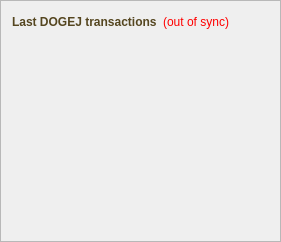
      <widget class="QFrame" name="frame_2">
       <property name="frameShape">
        <enum>QFrame::StyledPanel</enum>
       </property>
       <property name="frameShadow">
        <enum>QFrame::Raised</enum>
       </property>
       <layout class="QVBoxLayout" name="verticalLayout">
        <item>
         <layout class="QHBoxLayout" name="horizontalLayout_2">
          <item>
           <widget class="QLabel" name="label_4">
            <property name="palette">
             <palette>
              <active>
               <colorrole role="WindowText">
                <brush brushstyle="SolidPattern">
                 <color alpha="255">
                  <red>85</red>
                  <green>70</green>
                  <blue>32</blue>
                 </color>
                </brush>
               </colorrole>
               <colorrole role="Button">
                <brush brushstyle="SolidPattern">
                 <color alpha="255">
                  <red>85</red>
                  <green>70</green>
                  <blue>32</blue>
                 </color>
                </brush>
               </colorrole>
               <colorrole role="Light">
                <brush brushstyle="SolidPattern">
                 <color alpha="255">
                  <red>127</red>
                  <green>105</green>
                  <blue>48</blue>
                 </color>
                </brush>
               </colorrole>
               <colorrole role="Midlight">
                <brush brushstyle="SolidPattern">
                 <color alpha="255">
                  <red>106</red>
                  <green>87</green>
                  <blue>40</blue>
                 </color>
                </brush>
               </colorrole>
               <colorrole role="Dark">
                <brush brushstyle="SolidPattern">
                 <color alpha="255">
                  <red>42</red>
                  <green>35</green>
                  <blue>16</blue>
                 </color>
                </brush>
               </colorrole>
               <colorrole role="Mid">
                <brush brushstyle="SolidPattern">
                 <color alpha="255">
                  <red>56</red>
                  <green>46</green>
                  <blue>21</blue>
                 </color>
                </brush>
               </colorrole>
               <colorrole role="Text">
                <brush brushstyle="SolidPattern">
                 <color alpha="255">
                  <red>85</red>
                  <green>70</green>
                  <blue>32</blue>
                 </color>
                </brush>
               </colorrole>
               <colorrole role="BrightText">
                <brush brushstyle="SolidPattern">
                 <color alpha="255">
                  <red>255</red>
                  <green>255</green>
                  <blue>255</blue>
                 </color>
                </brush>
               </colorrole>
               <colorrole role="ButtonText">
                <brush brushstyle="SolidPattern">
                 <color alpha="255">
                  <red>255</red>
                  <green>255</green>
                  <blue>255</blue>
                 </color>
                </brush>
               </colorrole>
               <colorrole role="Base">
                <brush brushstyle="SolidPattern">
                 <color alpha="255">
                  <red>0</red>
                  <green>0</green>
                  <blue>0</blue>
                 </color>
                </brush>
               </colorrole>
               <colorrole role="Window">
                <brush brushstyle="SolidPattern">
                 <color alpha="255">
                  <red>85</red>
                  <green>70</green>
                  <blue>32</blue>
                 </color>
                </brush>
               </colorrole>
               <colorrole role="Shadow">
                <brush brushstyle="SolidPattern">
                 <color alpha="255">
                  <red>0</red>
                  <green>0</green>
                  <blue>0</blue>
                 </color>
                </brush>
               </colorrole>
               <colorrole role="AlternateBase">
                <brush brushstyle="SolidPattern">
                 <color alpha="255">
                  <red>42</red>
                  <green>35</green>
                  <blue>16</blue>
                 </color>
                </brush>
               </colorrole>
               <colorrole role="ToolTipBase">
                <brush brushstyle="SolidPattern">
                 <color alpha="255">
                  <red>255</red>
                  <green>255</green>
                  <blue>220</blue>
                 </color>
                </brush>
               </colorrole>
               <colorrole role="ToolTipText">
                <brush brushstyle="SolidPattern">
                 <color alpha="255">
                  <red>0</red>
                  <green>0</green>
                  <blue>0</blue>
                 </color>
                </brush>
               </colorrole>
              </active>
              <inactive>
               <colorrole role="WindowText">
                <brush brushstyle="SolidPattern">
                 <color alpha="255">
                  <red>85</red>
                  <green>70</green>
                  <blue>32</blue>
                 </color>
                </brush>
               </colorrole>
               <colorrole role="Button">
                <brush brushstyle="SolidPattern">
                 <color alpha="255">
                  <red>85</red>
                  <green>70</green>
                  <blue>32</blue>
                 </color>
                </brush>
               </colorrole>
               <colorrole role="Light">
                <brush brushstyle="SolidPattern">
                 <color alpha="255">
                  <red>127</red>
                  <green>105</green>
                  <blue>48</blue>
                 </color>
                </brush>
               </colorrole>
               <colorrole role="Midlight">
                <brush brushstyle="SolidPattern">
                 <color alpha="255">
                  <red>106</red>
                  <green>87</green>
                  <blue>40</blue>
                 </color>
                </brush>
               </colorrole>
               <colorrole role="Dark">
                <brush brushstyle="SolidPattern">
                 <color alpha="255">
                  <red>42</red>
                  <green>35</green>
                  <blue>16</blue>
                 </color>
                </brush>
               </colorrole>
               <colorrole role="Mid">
                <brush brushstyle="SolidPattern">
                 <color alpha="255">
                  <red>56</red>
                  <green>46</green>
                  <blue>21</blue>
                 </color>
                </brush>
               </colorrole>
               <colorrole role="Text">
                <brush brushstyle="SolidPattern">
                 <color alpha="255">
                  <red>85</red>
                  <green>70</green>
                  <blue>32</blue>
                 </color>
                </brush>
               </colorrole>
               <colorrole role="BrightText">
                <brush brushstyle="SolidPattern">
                 <color alpha="255">
                  <red>255</red>
                  <green>255</green>
                  <blue>255</blue>
                 </color>
                </brush>
               </colorrole>
               <colorrole role="ButtonText">
                <brush brushstyle="SolidPattern">
                 <color alpha="255">
                  <red>255</red>
                  <green>255</green>
                  <blue>255</blue>
                 </color>
                </brush>
               </colorrole>
               <colorrole role="Base">
                <brush brushstyle="SolidPattern">
                 <color alpha="255">
                  <red>0</red>
                  <green>0</green>
                  <blue>0</blue>
                 </color>
                </brush>
               </colorrole>
               <colorrole role="Window">
                <brush brushstyle="SolidPattern">
                 <color alpha="255">
                  <red>85</red>
                  <green>70</green>
                  <blue>32</blue>
                 </color>
                </brush>
               </colorrole>
               <colorrole role="Shadow">
                <brush brushstyle="SolidPattern">
                 <color alpha="255">
                  <red>0</red>
                  <green>0</green>
                  <blue>0</blue>
                 </color>
                </brush>
               </colorrole>
               <colorrole role="AlternateBase">
                <brush brushstyle="SolidPattern">
                 <color alpha="255">
                  <red>42</red>
                  <green>35</green>
                  <blue>16</blue>
                 </color>
                </brush>
               </colorrole>
               <colorrole role="ToolTipBase">
                <brush brushstyle="SolidPattern">
                 <color alpha="255">
                  <red>255</red>
                  <green>255</green>
                  <blue>220</blue>
                 </color>
                </brush>
               </colorrole>
               <colorrole role="ToolTipText">
                <brush brushstyle="SolidPattern">
                 <color alpha="255">
                  <red>0</red>
                  <green>0</green>
                  <blue>0</blue>
                 </color>
                </brush>
               </colorrole>
              </inactive>
              <disabled>
               <colorrole role="WindowText">
                <brush brushstyle="SolidPattern">
                 <color alpha="255">
                  <red>42</red>
                  <green>35</green>
                  <blue>16</blue>
                 </color>
                </brush>
               </colorrole>
               <colorrole role="Button">
                <brush brushstyle="SolidPattern">
                 <color alpha="255">
                  <red>85</red>
                  <green>70</green>
                  <blue>32</blue>
                 </color>
                </brush>
               </colorrole>
               <colorrole role="Light">
                <brush brushstyle="SolidPattern">
                 <color alpha="255">
                  <red>127</red>
                  <green>105</green>
                  <blue>48</blue>
                 </color>
                </brush>
               </colorrole>
               <colorrole role="Midlight">
                <brush brushstyle="SolidPattern">
                 <color alpha="255">
                  <red>106</red>
                  <green>87</green>
                  <blue>40</blue>
                 </color>
                </brush>
               </colorrole>
               <colorrole role="Dark">
                <brush brushstyle="SolidPattern">
                 <color alpha="255">
                  <red>42</red>
                  <green>35</green>
                  <blue>16</blue>
                 </color>
                </brush>
               </colorrole>
               <colorrole role="Mid">
                <brush brushstyle="SolidPattern">
                 <color alpha="255">
                  <red>56</red>
                  <green>46</green>
                  <blue>21</blue>
                 </color>
                </brush>
               </colorrole>
               <colorrole role="Text">
                <brush brushstyle="SolidPattern">
                 <color alpha="255">
                  <red>42</red>
                  <green>35</green>
                  <blue>16</blue>
                 </color>
                </brush>
               </colorrole>
               <colorrole role="BrightText">
                <brush brushstyle="SolidPattern">
                 <color alpha="255">
                  <red>255</red>
                  <green>255</green>
                  <blue>255</blue>
                 </color>
                </brush>
               </colorrole>
               <colorrole role="ButtonText">
                <brush brushstyle="SolidPattern">
                 <color alpha="255">
                  <red>42</red>
                  <green>35</green>
                  <blue>16</blue>
                 </color>
                </brush>
               </colorrole>
               <colorrole role="Base">
                <brush brushstyle="SolidPattern">
                 <color alpha="255">
                  <red>85</red>
                  <green>70</green>
                  <blue>32</blue>
                 </color>
                </brush>
               </colorrole>
               <colorrole role="Window">
                <brush brushstyle="SolidPattern">
                 <color alpha="255">
                  <red>85</red>
                  <green>70</green>
                  <blue>32</blue>
                 </color>
                </brush>
               </colorrole>
               <colorrole role="Shadow">
                <brush brushstyle="SolidPattern">
                 <color alpha="255">
                  <red>0</red>
                  <green>0</green>
                  <blue>0</blue>
                 </color>
                </brush>
               </colorrole>
               <colorrole role="AlternateBase">
                <brush brushstyle="SolidPattern">
                 <color alpha="255">
                  <red>85</red>
                  <green>70</green>
                  <blue>32</blue>
                 </color>
                </brush>
               </colorrole>
               <colorrole role="ToolTipBase">
                <brush brushstyle="SolidPattern">
                 <color alpha="255">
                  <red>255</red>
                  <green>255</green>
                  <blue>220</blue>
                 </color>
                </brush>
               </colorrole>
               <colorrole role="ToolTipText">
                <brush brushstyle="SolidPattern">
                 <color alpha="255">
                  <red>0</red>
                  <green>0</green>
                  <blue>0</blue>
                 </color>
                </brush>
               </colorrole>
              </disabled>
             </palette>
            </property>
            <property name="text">
             <string>&lt;html&gt;&lt;head/&gt;&lt;body&gt;&lt;p&gt;&lt;span style=&quot; font-weight:600;&quot;&gt;Last DOGEJ transactions&lt;/span&gt;&lt;/p&gt;&lt;/body&gt;&lt;/html&gt;</string>
            </property>
           </widget>
          </item>
          <item>
           <widget class="QLabel" name="labelTransactionsStatus">
            <property name="toolTip">
             <string>The displayed information may be out of date. Your wallet automatically synchronizes with the DogeJunior network after a connection is established, but this process has not completed yet.</string>
            </property>
            <property name="styleSheet">
             <string notr="true">QLabel { color: red; }</string>
            </property>
            <property name="text">
             <string notr="true">(out of sync)</string>
            </property>
            <property name="alignment">
             <set>Qt::AlignRight|Qt::AlignTrailing|Qt::AlignVCenter</set>
            </property>
           </widget>
          </item>
          <item>
           <spacer name="horizontalSpacer">
            <property name="orientation">
             <enum>Qt::Horizontal</enum>
            </property>
            <property name="sizeHint" stdset="0">
             <size>
              <width>40</width>
              <height>20</height>
             </size>
            </property>
           </spacer>
          </item>
         </layout>
        </item>
        <item>
         <widget class="QListView" name="listTransactions">
          <property name="styleSheet">
           <string notr="true">QListView { background: transparent; }</string>
          </property>
          <property name="frameShape">
           <enum>QFrame::NoFrame</enum>
          </property>
          <property name="verticalScrollBarPolicy">
           <enum>Qt::ScrollBarAlwaysOff</enum>
          </property>
          <property name="horizontalScrollBarPolicy">
           <enum>Qt::ScrollBarAlwaysOff</enum>
          </property>
          <property name="selectionMode">
           <enum>QAbstractItemView::NoSelection</enum>
          </property>
         </widget>
        </item>
       </layout>
      </widget>
